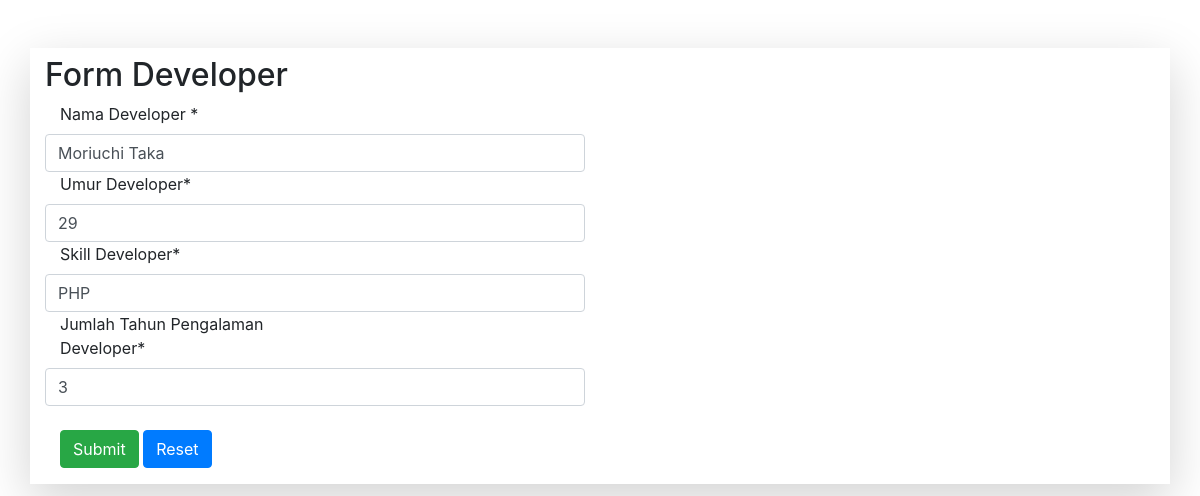
/updateDeveloper/6, run on the app's committed database.
### CrudDeveloper/models.py (models this page shows, shortened)
class Developer(models.Model):
    developerName = models.CharField(max_length=150, null=False)
    developerAge = models.CharField(max_length=200, null=False)
    developerSkill = models.CharField(max_length=150, null=False)
    developerExpYear = models.CharField(max_length=150, null=False)

### CrudDeveloper/views.py (the view)
# urls.py: path('updateDeveloper/<int:pk>', views.updateDeveloper.as_view(), name="updateDeveloper"),
class updateDeveloper(UpdateView):
    model = Developer
    fields = ['developerName', 'developerAge', 'developerSkill', 'developerExpYear']
    success_url = reverse_lazy('listDeveloper')

### CrudDeveloper/templates/CrudDeveloper/developer_form.html (shortened to what this page needs)
{% block content %}
<link rel="stylesheet" href="https://stackpath.bootstrapcdn.com/bootstrap/4.1.3/css/bootstrap.min.css">
<form method="POST" >
    <div class="container shadow-lg mt-5">
        <div class="row">
            <div class="col-md-12 col-xs-12">
                <div class="x_panel">
                    <div class="x_title mt-2">
                      <h2>Form Developer</h2>
                    </div>
                    <div class="row">
                        <div class="form-group col-md-6 mb-0">
                            <label class="control-label col-md-6 col-sm-3 col-xs-12" for="name">Nama Developer <span class="required">*</span>
                            </label>
                            <input type="text" name="developerName" class="form-control" pattern="^[^\s][\w\W]*$" autocomplete="off"
                            title="Masukkan Nama Developer." placeholder="{{ object.developerName }}" value="{{ object.developerName }}"
                            minlength="1" maxlength="50"/>
                           </div>
                    </div>
                    <div class="row">
                        <div class="form-group col-md-6 mb-0">
                            <label class="control-label col-md-6 col-sm-3 col-xs-12" for="name">Umur Developer<span class="required">*</span>
                            </label>
                            <input type="number" name="developerAge" class="form-control" pattern="[0-9]{10}"
                                       autocomplete="off"
                                       title="Masukkan Umur Developer." placeholder="{{ object.developerAge }}" value="{{ object.developerAge }}"
                                       minlength="10" maxlength="10"/>
                        </div>
                    </div>
                    <div class="row">
                        <div class="form-group col-md-6 mb-0">
                           <label class="control-label col-md-6 col-sm-3 col-xs-12" for="name">Skill Developer<span class="required">*</span>
                           </label>
                           <input type="text" name="developerSkill" title="Masukkan Skill Developer" class="form-control" placeholder="{{ object.developerSkill }}" value="{{ object.developerSkill }}"/>
                        </div>
                    </div>
                    <div class="row">
                        <div class="form-group col-md-6 mb-0">
                            <label class="control-label col-md-7 col-sm-3 col-xs-12" for="name">Jumlah Tahun Pengalaman Developer<span class="required">*</span>
                            </label>
                            <input type="number" name="developerExpYear" class="form-control" pattern="[0-9]{10}"
                                       autocomplete="off"
                                       title="Masukkan Tahun Pengalaman Developer." placeholder="{{ object.developerExpYear }}" value="{{ object.developerExpYear }}"
                                       minlength="10" maxlength="10"/>
                        </div>
                    </div>
                    <br/>
                    <div class="form-group">
                      <div class="col-md-9 col-sm-9 col-xs-12 col-md-offset-3">
                        <button type="submit" class="btn btn-success">Submit</button>
                        <button class="btn btn-primary" type="reset">Reset</button>
                      </div>
                    </div>
                </div>
            </div>
        </div>
    </div>
</form>
{% endblock %}

### data on the page
Developer: developerName "Moriuchi Taka", developerAge "29", developerSkill "PHP", developerExpYear "3"
